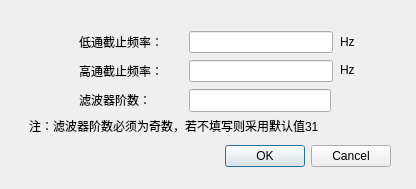
<?xml version="1.0" encoding="UTF-8"?>
<ui version="4.0">
 <class>filterSetting</class>
 <widget class="QDialog" name="filterSetting">
  <property name="geometry">
   <rect>
    <x>0</x>
    <y>0</y>
    <width>416</width>
    <height>189</height>
   </rect>
  </property>
  <property name="windowTitle">
   <string>Dialog</string>
  </property>
  <widget class="QDialogButtonBox" name="buttonBox">
   <property name="geometry">
    <rect>
     <x>50</x>
     <y>140</y>
     <width>341</width>
     <height>32</height>
    </rect>
   </property>
   <property name="orientation">
    <enum>Qt::Horizontal</enum>
   </property>
   <property name="standardButtons">
    <set>QDialogButtonBox::Cancel|QDialogButtonBox::Ok</set>
   </property>
  </widget>
  <widget class="QLabel" name="label_4">
   <property name="geometry">
    <rect>
     <x>29</x>
     <y>118</y>
     <width>371</width>
     <height>16</height>
    </rect>
   </property>
   <property name="text">
    <string>注：滤波器阶数必须为奇数，若不填写则采用默认值31</string>
   </property>
  </widget>
  <widget class="QWidget" name="">
   <property name="geometry">
    <rect>
     <x>189</x>
     <y>30</y>
     <width>144</width>
     <height>83</height>
    </rect>
   </property>
   <layout class="QVBoxLayout" name="verticalLayout">
    <item>
     <widget class="QLineEdit" name="lineEdit"/>
    </item>
    <item>
     <widget class="QLineEdit" name="lineEdit_2"/>
    </item>
    <item>
     <widget class="QLineEdit" name="lineEdit_3">
      <property name="maximumSize">
       <size>
        <width>142</width>
        <height>23</height>
       </size>
      </property>
     </widget>
    </item>
   </layout>
  </widget>
  <widget class="QWidget" name="">
   <property name="geometry">
    <rect>
     <x>79</x>
     <y>30</y>
     <width>107</width>
     <height>81</height>
    </rect>
   </property>
   <layout class="QVBoxLayout" name="verticalLayout_2">
    <item>
     <widget class="QLabel" name="label">
      <property name="text">
       <string>低通截止频率：</string>
      </property>
     </widget>
    </item>
    <item>
     <widget class="QLabel" name="label_2">
      <property name="text">
       <string>高通截止频率：</string>
      </property>
     </widget>
    </item>
    <item>
     <widget class="QLabel" name="label_3">
      <property name="maximumSize">
       <size>
        <width>105</width>
        <height>16777215</height>
       </size>
      </property>
      <property name="text">
       <string>滤波器阶数：</string>
      </property>
     </widget>
    </item>
   </layout>
  </widget>
  <widget class="QWidget" name="">
   <property name="geometry">
    <rect>
     <x>340</x>
     <y>30</y>
     <width>17</width>
     <height>51</height>
    </rect>
   </property>
   <layout class="QVBoxLayout" name="verticalLayout_3">
    <item>
     <widget class="QLabel" name="label_5">
      <property name="text">
       <string>Hz</string>
      </property>
     </widget>
    </item>
    <item>
     <widget class="QLabel" name="label_6">
      <property name="text">
       <string>Hz</string>
      </property>
     </widget>
    </item>
   </layout>
  </widget>
 </widget>
 <resources/>
 <connections>
  <connection>
   <sender>buttonBox</sender>
   <signal>accepted()</signal>
   <receiver>filterSetting</receiver>
   <slot>accept()</slot>
   <hints>
    <hint type="sourcelabel">
     <x>248</x>
     <y>254</y>
    </hint>
    <hint type="destinationlabel">
     <x>157</x>
     <y>274</y>
    </hint>
   </hints>
  </connection>
  <connection>
   <sender>buttonBox</sender>
   <signal>rejected()</signal>
   <receiver>filterSetting</receiver>
   <slot>reject()</slot>
   <hints>
    <hint type="sourcelabel">
     <x>316</x>
     <y>260</y>
    </hint>
    <hint type="destinationlabel">
     <x>286</x>
     <y>274</y>
    </hint>
   </hints>
  </connection>
 </connections>
</ui>
